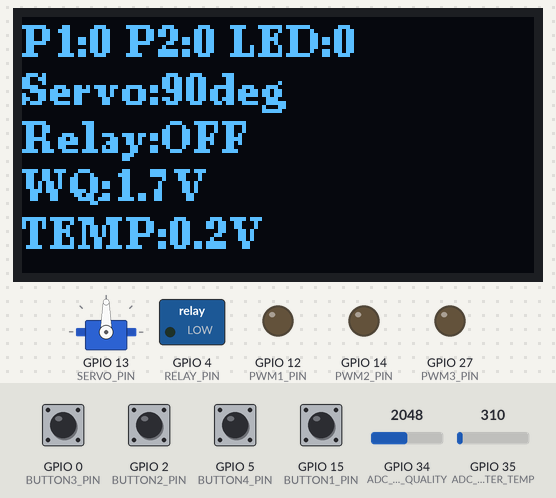
A sketch run on a simulated ESP32. On the bench: 128×64 one-colour display, servo, switched loads named in the sketch (green lamp = pin HIGH), output pins drawn as LEDs (lit = HIGH). The test bench sets the inputs (shaded band); at power-on: GPIO 0 (BUTTON3_PIN), GPIO 2 (BUTTON2_PIN), GPIO 5 (BUTTON4_PIN), GPIO 15 (BUTTON1_PIN) HIGH, GPIO 34 (ADC_PIN_WATER_QUALITY) = 2048, GPIO 35 (ADC_PIN_WATER_TEMP) = 310. EEPROM starts erased; what the sketch prints to the serial monitor is not drawn.

Above: at 2.6 s.
2.7 s: GPIO 0 (BUTTON3_PIN) pulled LOW for 0.15 s
At 4.4 s:
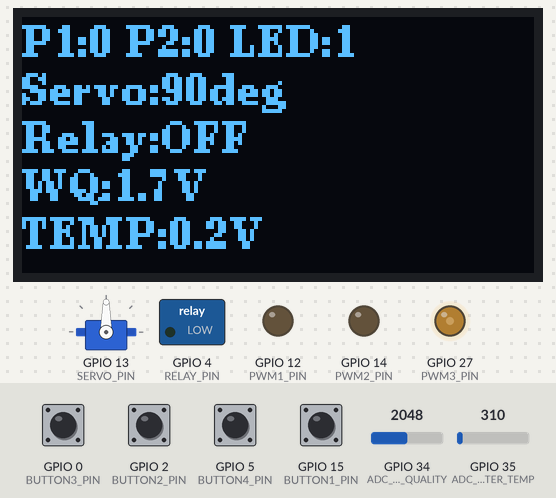
5.5 s: GPIO 2 (BUTTON2_PIN) pulled LOW for 0.15 s
At 7.1 s:
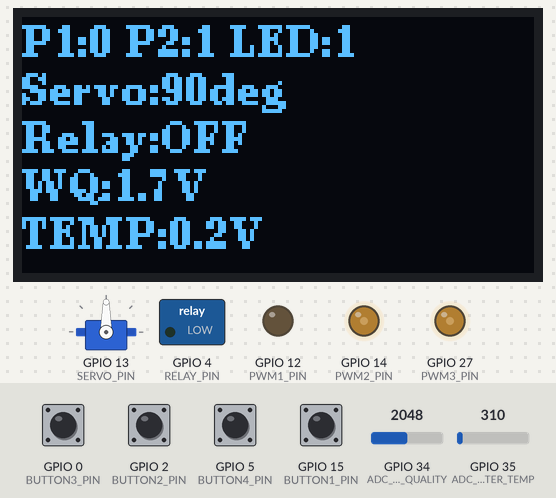
7.5 s: GPIO 5 (BUTTON4_PIN) pulled LOW for 0.15 s
At 8.6 s:
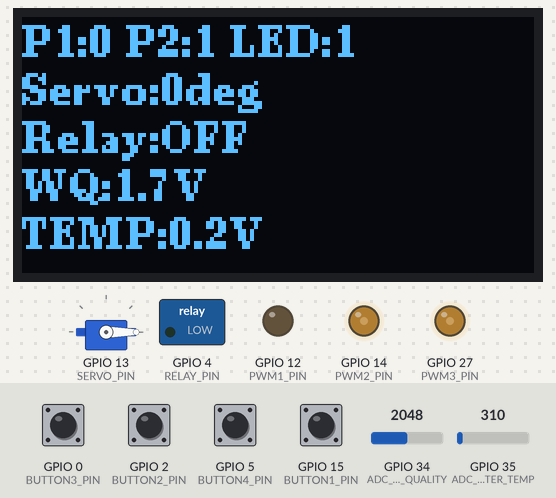
9.5 s: GPIO 15 (BUTTON1_PIN) pulled LOW for 0.15 s
At 11.2 s:
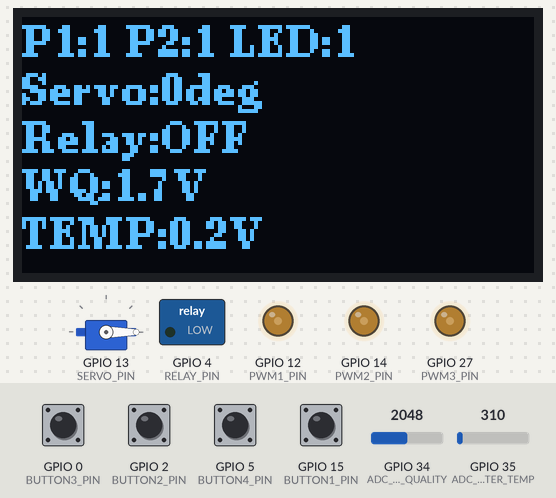
11.5 s: GPIO 5 (BUTTON4_PIN) pulled LOW for 1 s
At 13.4 s:
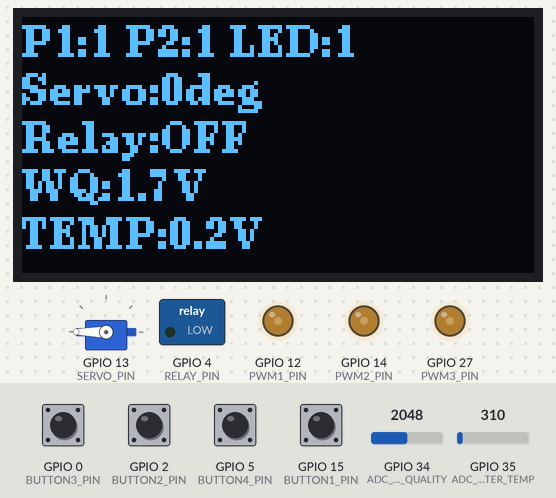
15.5 s: GPIO 5 (BUTTON4_PIN) pulled LOW for 0.15 s
At 17.3 s:
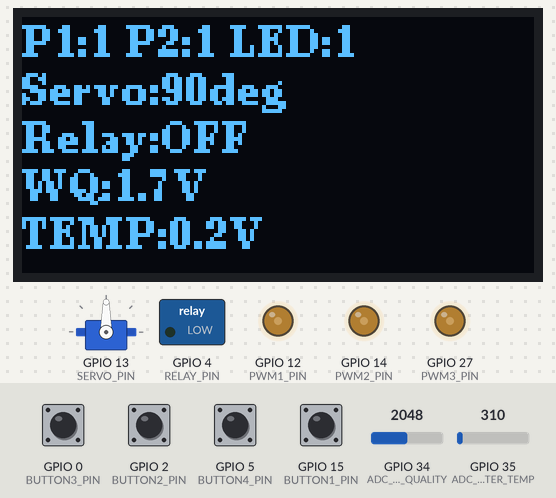
Timing chart, 0 to 18.5 s (numbered marks = the images above; inputs shaded):
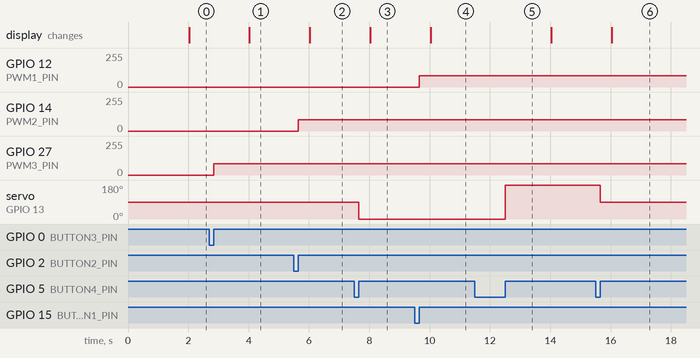

The sketch:

no_wifi_control.ino
```cpp
#include <ESP32Servo.h>
#include <EEPROM.h>
#include <U8g2lib.h>
#include <Wire.h>

// ==================== 配置常量 ====================
// 引脚定义
#define RELAY_PIN     4    // 继电器引脚
#define PWM1_PIN      12   // 水泵1 - GPIO12
#define PWM2_PIN      14   // 水泵2 - GPIO14
#define PWM3_PIN      27   // 灯条 - GPIO27
#define SERVO_PIN     13   // 舵机 - GPIO13 (SG90)
#define BUTTON1_PIN   15   // 按钮1 - GPIO15
#define BUTTON2_PIN   2    // 按钮2 - GPIO2
#define BUTTON3_PIN   0    // 按钮3 - GPIO0
#define BUTTON4_PIN   5    // 按钮4 - GPIO5

// OLED引脚定义 (I2C)
#define OLED_SDA_PIN  21   // OLED SDA - GPIO21
#define OLED_SCL_PIN  22   // OLED SCL - GPIO22

// ADC引脚定义
#define ADC_PIN_WATER_QUALITY  34   // 水质检测 - ADC1_CH6 (输入-only引脚)
#define ADC_PIN_WATER_TEMP     35   // 水温检测 - ADC1_CH7 (输入-only引脚)

// LEDC配置 - 适用于ESP32 Arduino Core 3.x版本
#define LEDC_FREQ     1000    // 1kHz
#define LEDC_RES      8       // 8位分辨率 (0-255)

// LEDC通道分配 (避开舵机使用的定时器0)
#define LEDC_CH_PUMP1  4  // 水泵1 - 通道4
#define LEDC_CH_PUMP2  5  // 水泵2 - 通道5
#define LEDC_CH_LIGHT  6  // 灯条 - 通道6

// EEPROM存储地址
#define EEPROM_SIZE   512
#define SERVO_MIN_ADDR 0
#define SERVO_MAX_ADDR 1

// ==================== 全局对象 ====================
Servo myServo;  // SG90舵机
U8G2_SSD1306_128X64_NONAME_F_HW_I2C u8g2(U8G2_R0, U8X8_PIN_NONE);

// ==================== 全局变量 ====================
// PWM档位 (0-3) - 默认0档(关闭)
int pwm1Level = 0;
int pwm2Level = 0;
int pwm3Level = 0;
const int pwmValues[4] = {0, 85, 170, 255};

bool relayState = false;
int servoAngle = 90;
int servoMinAngle = 0;
int servoMaxAngle = 180;
int servoHomeAngle = 90;

// ADC传感器值
int adcWQRaw = 0;             // 水质ADC原始值 (0-4095)
int adcTempRaw = 0;           // 水温ADC原始值 (0-4095)
float adcWQVoltage = 0.0;     // 水质电压值 (V)
float adcTempVoltage = 0.0;   // 水温电压值 (V)

// 按钮状态
bool lastButton1 = HIGH;
bool lastButton2 = HIGH;
bool lastButton3 = HIGH;
bool lastButton4 = HIGH;

// 长按检测变量
unsigned long button1PressTime = 0;
unsigned long button2PressTime = 0;
unsigned long button3PressTime = 0;
unsigned long button4PressTime = 0;
const unsigned long longPressDelay = 1000;

bool button1LongPressed = false;
bool button2LongPressed = false;
bool button3LongPressed = false;
bool button4LongPressed = false;

// 舵机模式（0:左限位, 1:右限位, 2:回正）
int servoMode = 2;

// ==================== 函数声明 ====================
void handleButtons();
void printStatus();
void updateOLED();
void saveServoLimits();
void loadServoLimits();
void readADC();

// ==================== 舵机限位存储 ====================
void saveServoLimits() {
  EEPROM.begin(EEPROM_SIZE);
  EEPROM.write(SERVO_MIN_ADDR, servoMinAngle);
  EEPROM.write(SERVO_MAX_ADDR, servoMaxAngle);
  EEPROM.commit();
  EEPROM.end();
}

void loadServoLimits() {
  EEPROM.begin(EEPROM_SIZE);
  servoMinAngle = EEPROM.read(SERVO_MIN_ADDR);
  servoMaxAngle = EEPROM.read(SERVO_MAX_ADDR);
  EEPROM.end();

  if (servoMinAngle < 0 || servoMinAngle > 180 || servoMaxAngle < 0 || servoMaxAngle > 180) {
    servoMinAngle = 0;
    servoMaxAngle = 180;
  }

  if (servoMinAngle >= servoMaxAngle) {
    servoMinAngle = 0;
    servoMaxAngle = 180;
  }
}

// ==================== 串口打印状态 ====================
void printStatus() {
  Serial.println("=== 系统状态 ===");
  Serial.println("水泵1: 档位" + String(pwm1Level) + " (PWM:" + String(pwmValues[pwm1Level]) + ")");
  Serial.println("水泵2: 档位" + String(pwm2Level) + " (PWM:" + String(pwmValues[pwm2Level]) + ")");
  Serial.println("灯条: 档位" + String(pwm3Level) + " (PWM:" + String(pwmValues[pwm3Level]) + ")");
  Serial.println("继电器: " + String(relayState ? "ON" : "OFF"));
  String servoModeStr = (servoMode == 0) ? "左限位" : (servoMode == 1) ? "右限位" : "回正";
  Serial.println("舵机: " + String(servoAngle) + "° (模式:" + servoModeStr + ", 限位: " + String(servoMinAngle) + "°-" + String(servoMaxAngle) + "°)");
  Serial.println("水质电压: " + String(adcWQVoltage, 2) + "V");
  Serial.println("温度电压: " + String(adcTempVoltage, 2) + "V");
  Serial.println("空闲内存: " + String(ESP.getFreeHeap()/1024) + " KB");
  Serial.println("=================");
}

// ==================== OLED显示更新 ====================
void updateOLED() {
  u8g2.clearBuffer();

  u8g2.setFont(u8g2_font_ncenB08_tr);

  u8g2.setCursor(0, 10);
  u8g2.print("P1:");
  u8g2.print(pwm1Level);
  u8g2.print(" P2:");
  u8g2.print(pwm2Level);
  u8g2.print(" LED:");
  u8g2.print(pwm3Level);

  u8g2.setCursor(0, 22);
  u8g2.print("Servo:");
  u8g2.print(servoAngle);
  u8g2.print("deg");

  u8g2.setCursor(0, 34);
  u8g2.print("Relay:");
  u8g2.print(relayState ? "ON" : "OFF");

  u8g2.setCursor(0, 46);
  u8g2.print("WQ:");
  u8g2.print(adcWQVoltage, 1);
  u8g2.print("V");

  u8g2.setCursor(0, 58);
  u8g2.print("TEMP:");
  u8g2.print(adcTempVoltage, 1);
  u8g2.print("V");

  u8g2.sendBuffer();
}

// ==================== 按钮处理 ====================
void handleButtons() {
  unsigned long currentTime = millis();

  int button1 = digitalRead(BUTTON1_PIN);
  int button2 = digitalRead(BUTTON2_PIN);
  int button3 = digitalRead(BUTTON3_PIN);
  int button4 = digitalRead(BUTTON4_PIN);

  // 按键1: 水泵1 - 短按加1档，长按归零
  if (button1 == LOW && lastButton1 == HIGH) {
    button1PressTime = currentTime;
    button1LongPressed = false;
  } else if (button1 == LOW && !button1LongPressed) {
    if (currentTime - button1PressTime >= longPressDelay) {
      pwm1Level = 0;
      ledcWrite(PWM1_PIN, pwmValues[pwm1Level]);
      Serial.println("【按钮】水泵1: 长按归零");
      button1LongPressed = true;
    }
  } else if (button1 == HIGH && lastButton1 == LOW && !button1LongPressed) {
    pwm1Level = (pwm1Level + 1) % 4;
    ledcWrite(PWM1_PIN, pwmValues[pwm1Level]);
    Serial.println("【按钮】水泵1: 档位" + String(pwm1Level));
  }

  // 按键2: 水泵2 - 短按加1档，长按归零
  if (button2 == LOW && lastButton2 == HIGH) {
    button2PressTime = currentTime;
    button2LongPressed = false;
  } else if (button2 == LOW && !button2LongPressed) {
    if (currentTime - button2PressTime >= longPressDelay) {
      pwm2Level = 0;
      ledcWrite(PWM2_PIN, pwmValues[pwm2Level]);
      Serial.println("【按钮】水泵2: 长按归零");
      button2LongPressed = true;
    }
  } else if (button2 == HIGH && lastButton2 == LOW && !button2LongPressed) {
    pwm2Level = (pwm2Level + 1) % 4;
    ledcWrite(PWM2_PIN, pwmValues[pwm2Level]);
    Serial.println("【按钮】水泵2: 档位" + String(pwm2Level));
  }

  // 按键3: 灯光 - 短按加1档，长按归零
  if (button3 == LOW && lastButton3 == HIGH) {
    button3PressTime = currentTime;
    button3LongPressed = false;
  } else if (button3 == LOW && !button3LongPressed) {
    if (currentTime - button3PressTime >= longPressDelay) {
      pwm3Level = 0;
      ledcWrite(PWM3_PIN, pwmValues[pwm3Level]);
      Serial.println("【按钮】灯光: 长按归零");
      button3LongPressed = true;
    }
  } else if (button3 == HIGH && lastButton3 == LOW && !button3LongPressed) {
    pwm3Level = (pwm3Level + 1) % 4;
    ledcWrite(PWM3_PIN, pwmValues[pwm3Level]);
    Serial.println("【按钮】灯光: 档位" + String(pwm3Level));
  }

  // 按键4: 舵机 - 短按循环(左限位,右限位,回正)，长按回中
  if (button4 == LOW && lastButton4 == HIGH) {
    button4PressTime = currentTime;
    button4LongPressed = false;
  } else if (button4 == LOW && !button4LongPressed) {
    if (currentTime - button4PressTime >= longPressDelay) {
      servoAngle = servoHomeAngle;
      servoAngle = constrain(servoAngle, servoMinAngle, servoMaxAngle);
      myServo.write(servoAngle);
      servoMode = 2;
      Serial.println("【按钮】舵机: 长按回中");
      button4LongPressed = true;
    }
  } else if (button4 == HIGH && lastButton4 == LOW && !button4LongPressed) {
    servoMode = (servoMode + 1) % 3;
    switch(servoMode) {
      case 0:
        servoAngle = servoMinAngle;
        Serial.println("【按钮】舵机: 左限位");
        break;
      case 1:
        servoAngle = servoMaxAngle;
        Serial.println("【按钮】舵机: 右限位");
        break;
      case 2:
        servoAngle = servoHomeAngle;
        Serial.println("【按钮】舵机: 回正");
        break;
    }
    servoAngle = constrain(servoAngle, servoMinAngle, servoMaxAngle);
    myServo.write(servoAngle);
  }

  lastButton1 = button1;
  lastButton2 = button2;
  lastButton3 = button3;
  lastButton4 = button4;
}

// ==================== ADC读取 ====================
void readADC() {
  adcWQRaw = analogRead(ADC_PIN_WATER_QUALITY);
  adcTempRaw = analogRead(ADC_PIN_WATER_TEMP);
  adcWQVoltage = adcWQRaw * 3.3 / 4095.0;
  adcTempVoltage = adcTempRaw * 3.3 / 4095.0;
}

// ==================== 初始化 ====================
void setup() {
  Serial.begin(115200);
  Serial.println("\n\n=== 鱼缸管理系统启动 ===");

  // 初始化引脚
  pinMode(RELAY_PIN, OUTPUT);
  digitalWrite(RELAY_PIN, LOW);

  pinMode(BUTTON1_PIN, INPUT_PULLUP);
  pinMode(BUTTON2_PIN, INPUT_PULLUP);
  pinMode(BUTTON3_PIN, INPUT_PULLUP);
  pinMode(BUTTON4_PIN, INPUT_PULLUP);

  // ========== OLED初始化 ==========
  Wire.begin(OLED_SDA_PIN, OLED_SCL_PIN);
  u8g2.begin();
  u8g2.clearBuffer();
  u8g2.setFont(u8g2_font_ncenB08_tr);
  u8g2.setCursor(0, 20);
  u8g2.print("Fish Manager");
  u8g2.setCursor(0, 40);
  u8g2.print("Starting...");
  u8g2.sendBuffer();
  Serial.println("OLED初始化完成");

  // ========== 为舵机库分配独立的定时器 ==========
  ESP32PWM::allocateTimer(0);
  Serial.println("已为舵机分配定时器0");

  // ========== PWM引脚初始化 (ESP32 Arduino Core 3.x API) ==========
  ledcAttachChannel(PWM1_PIN, LEDC_FREQ, LEDC_RES, LEDC_CH_PUMP1);
  ledcAttachChannel(PWM2_PIN, LEDC_FREQ, LEDC_RES, LEDC_CH_PUMP2);
  ledcAttachChannel(PWM3_PIN, LEDC_FREQ, LEDC_RES, LEDC_CH_LIGHT);

  // 设置初始占空比 (默认关闭)
  ledcWrite(PWM1_PIN, pwmValues[pwm1Level]);
  ledcWrite(PWM2_PIN, pwmValues[pwm2Level]);
  ledcWrite(PWM3_PIN, pwmValues[pwm3Level]);

  Serial.println("PWM初始化完成 (ESP32 Arduino Core 3.x API)");
  Serial.println("  水泵1: 通道4");
  Serial.println("  水泵2: 通道5");
  Serial.println("  灯条: 通道6");
  Serial.println("  舵机: 定时器0 (独立)");
  Serial.println("所有PWM默认关闭");

  // 加载舵机限位
  loadServoLimits();

  // ========== 初始化舵机 (SG90) ==========
  myServo.setPeriodHertz(50);
  myServo.attach(SERVO_PIN, 500, 2500);
  delay(100);

  servoAngle = constrain(servoAngle, servoMinAngle, servoMaxAngle);
  myServo.write(servoAngle);
  delay(500);

  Serial.println("SG90舵机初始化完成，当前角度: " + String(servoAngle) + "°");

  printStatus();

  Serial.println("\n==========================================");
  Serial.println("✅ 系统初始化完成!");
  Serial.println("🔄 SG90舵机已就绪 (0°-180°)");
  Serial.println("🛠️ LEDC通道分配 (ESP32 Arduino Core 3.x):");
  Serial.println("   舵机: 定时器0 (独立)");
  Serial.println("   水泵1: 通道4 (独立)");
  Serial.println("   水泵2: 通道5 (独立)");
  Serial.println("   灯条: 通道6 (独立)");
  Serial.println("💡 所有水泵和灯条默认关闭");
  Serial.println("📊 通过按键控制设备，串口查看状态");
  Serial.println("==========================================");
}

// ==================== 主循环 ====================
void loop() {
  handleButtons();

  static unsigned long lastStatusPrint = 0;
  static unsigned long lastOledUpdate = 0;
  static unsigned long lastADCRead = 0;

  if (millis() - lastStatusPrint > 30000) {
    lastStatusPrint = millis();
    printStatus();
  }

  if (millis() - lastOledUpdate > 2000) {
    lastOledUpdate = millis();
    updateOLED();
  }

  if (millis() - lastADCRead > 1000) {
    lastADCRead = millis();
    readADC();
  }
}
```

Measured:
- after the input at 2.7 s, GPIO 27 (PWM3_PIN): 0/255 → 85/255 after 0.15 s; the display: changes after 1.3 s (image 1)
- after the input at 5.5 s, GPIO 14 (PWM2_PIN): 0/255 → 85/255 after 0.15 s; the display: changes after 0.53 s (image 2)
- after the input at 7.5 s, servo on GPIO 13 (SERVO_PIN): 90° → 0° after 0.15 s; the display: changes after 0.53 s (image 3)
- after the input at 9.5 s, GPIO 12 (PWM1_PIN): 0/255 → 85/255 after 0.15 s; the display: changes after 0.53 s (image 4)
- after the input at 11.5 s, servo on GPIO 13 (SERVO_PIN): 0° → 180° after 1.0 s
- after the input at 15.5 s, servo on GPIO 13 (SERVO_PIN): 180° → 90° after 0.15 s; the display: changes after 0.53 s (image 6)
